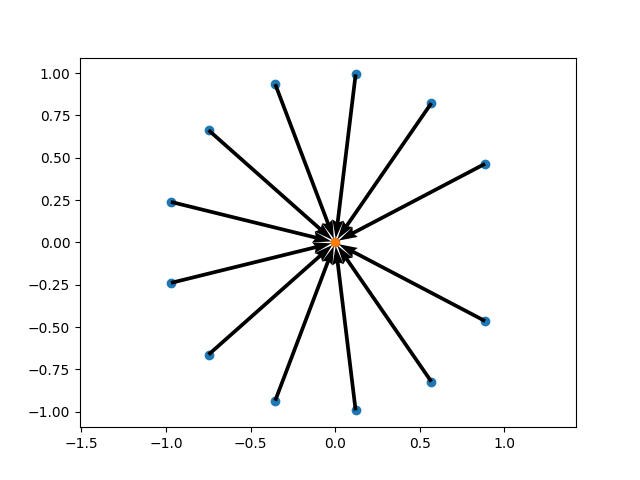

Write the Python code that produced this figure.
import numpy as np
import matplotlib.pyplot as plt


r = 1
angles = np.linspace(0, 2*np.pi, 14)

x = np.cos(angles)
y = np.sin(angles)

plt.scatter(x[1:-1],y[1:-1])
plt.scatter(0,0)
plt.quiver(x[1:-1],y[1:-1],-x[1:-1],-y[1:-1], scale=3)




plt.axis('equal')
plt.savefig("ch02/p01.png")
plt.show()


sum = 0
for i in range(1,13):
    sum += np.cos(i*2*np.pi/13)


print(sum)
